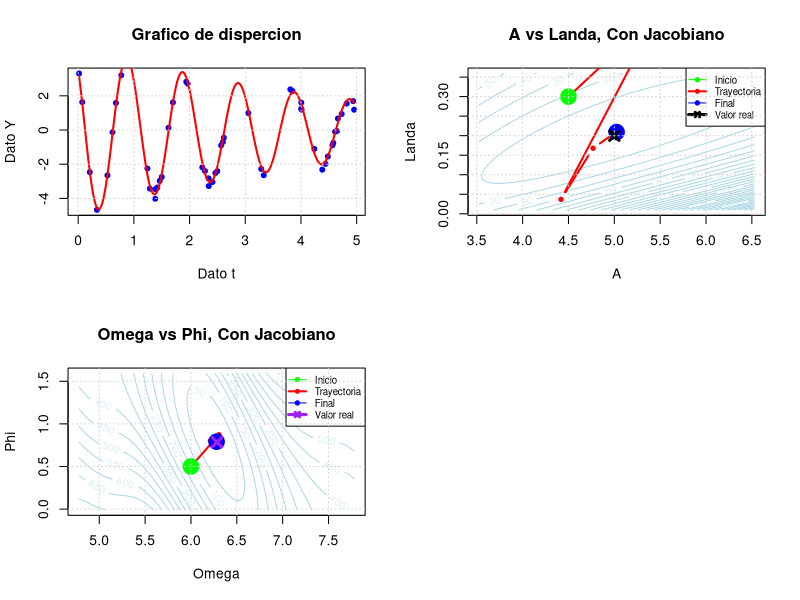

The R script that drew this image:
modelo <- function(A, landa, w, teta, t) {
  
  A * exp(-landa * t) * cos(w * t + teta)
}
#-------------------------------------------------------------------------------

funcion_Objetivo <- function(beta, t_data, y_data) {
  # parametros
  A <- beta[1]
  landa <- beta[2]
  w <- beta[3]
  teta <- beta[4]
  #-----------------------------------------------------------------------------
  
  # Nuevo Y o prediccion de Y
  y_pred <- A * exp(-landa * t_data) * cos(w * t_data + teta)
  #----------------------------------------------------------------------------
  
  #
  sum((y_data - y_pred)^2)
}
#-------------------------------------------------------------------------------
calcular_jacobiana <- function(beta, t_data) {
  # Parametros
  A <- beta[1]
  landa <- beta[2]
  w <- beta[3]
  teta <- beta[4]
  #-----------------------------------------------------------------------------
  
  # Cuantos datos hay en t_data ( un "Len" de python)
  n <- length(t_data)
  #-----------------------------------------------------------------------------
  
  # Creacion de la matriz jacobiana 
  J <- matrix(0, nrow = n, ncol = 4)
  
  for(i in 1:n) {
    # rescribiendo t e Y
    t <- t_data[i]
    
    #---------------------------------------------------------------------------
    # Predicción
    exp_term <- exp(-landa * t)
    cos_term <- cos(w * t + teta)
    sin_term <- sin(w * t + teta)
    
    #---------------------------------------------------------------------------
    # Derivadas parciales respecto a cada parámetro
    J[i, 1] <- -exp_term * cos_term              #deribada de J segun A
    J[i, 2] <- A * t * exp_term * cos_term       #deribada de J segun landa
    J[i, 3] <- A * exp_term * sin_term * t       #deribada de J segun W
    J[i, 4] <- A * exp_term * sin_term           #deribada de J segun Teta
    
  }  
  return(J)
}
#-------------------------------------------------------------------------------

calcular_r <- function(beta, t_data, y_data) {
  A <- beta[1]
  landa <- beta[2]
  w <- beta[3]
  teta <- beta[4]
  #-----------------------------------------------------------------------------
  
  # Predicciones del modelo
  y_pred <- A * exp(-landa * t_data) * cos(w * t_data + teta)
  #-----------------------------------------------------------------------------
  
  # Vector de residuos
  r <- y_data - y_pred
  
  return(r)
}
#-------------------------------------------------------------------------------

gradiente <- function(beta, t_data, y_data) {
  # Calcular Jacobiana y residuos
  J <- calcular_jacobiana(beta, t_data)
  r <- calcular_r(beta, t_data, y_data)
  #-----------------------------------------------------------------------------
  
  # Gradiente: ∇S(β) = -2·J^T·r
  grad <- 2 * t(J) %*% r
  #-----------------------------------------------------------------------------
  
  # Convertir matriz (4×1) a vector
  return(as.vector(grad))
}
#-------------------------------------------------------------------------------

hessiana <- function(beta, t_data, y_data) {
  # Calcular Jacobiana
  J <- calcular_jacobiana(beta, t_data)
  #-----------------------------------------------------------------------------
  
  # Hessiana aproximada: H ≈ 2·J^T·J
  H <- 2 * t(J) %*% J
  
  return(H)
}
#-------------------------------------------------------------------------------

# Método de Newton
newton <- function(beta_0, t_data, y_data, tol = 1e-6, max_iter = 100) {
  beta <- beta_0
  historial <- matrix(NA, nrow = max_iter + 1, ncol = 5)
  colnames(historial) <- c("iter", "A", "landa", "w", "teta")
  #-----------------------------------------------------------------------------
  
  historial[1, ] <- c(0, beta)
  
  for(k in 1:max_iter) {
    grad <- gradiente(beta, t_data, y_data)
    H <- hessiana(beta, t_data, y_data)
    #---------------------------------------------------------------------------
    
    # Resolver H * delta = -grad
    delta <- tryCatch({
      solve(H, -grad)
    }, error = function(e) {
      # Si la Hessiana es singular (signo incorrecto), usar pseudo-inversa
      MASS::ginv(H) %*% (-grad)      #ginv genera la seudo-inversa
    })
    #---------------------------------------------------------------------------
    
    beta_nuevo <- beta + delta
    historial[k + 1, ] <- c(k, beta_nuevo)
    #---------------------------------------------------------------------------
    
    # Criterio de convergencia
    if(norm(delta, type = "2") < tol) {
      cat("Convergencia alcanzada en", k, "iteraciones\n")
      return(list(
        beta = beta_nuevo,
        valor_f = funcion_Objetivo(beta_nuevo, t_data, y_data),
        iteraciones = k,
        historial = historial[1:(k+1), ]
      ))
    }
    
    beta <- beta_nuevo
  }
  #-----------------------------------------------------------------------------
  
  cat("Máximo de iteraciones alcanzado\n")
  return(list(
    beta = beta,
    valor_f = funcion_Objetivo(beta_nuevo, t_data, y_data),
    iteraciones = max_iter,
    historial = historial
  ))
}

#-------------------------------------------------------------------------------
#-------------------------------------------------------------------------------
#INT MAIN () 
# datos iniciales
set.seed(123)
A_real <- 5
landa_real <- 0.2
w_real <- 2*pi
teta_real <- pi/4
#---------------------------------------------------------------------

# Base de datos
t_data <- c(0.01585558, 0.07313676, 0.20858986, 0.33697873, 0.52537301, 0.6164369,
            0.67744082, 0.77372499, 1.24299318, 1.28798218, 1.38339642, 1.38848687,
            1.42076869, 1.46404696, 1.50057502, 1.62121603, 1.70114607, 1.94117773,
            1.96511879, 2.22784082, 2.27602643, 2.34135203, 2.34449634, 2.41064538,
            2.46308469, 2.49806005, 2.56570644, 2.59826844, 2.61573859, 3.05457166,
            3.28683793, 3.33196052, 3.80886595, 3.84728936, 4.00492237, 4.00529043,
            4.01024845, 4.23964951, 4.38247821, 4.43925851, 4.48290057, 4.56513696,
            4.58015693, 4.61305888, 4.64543839, 4.6630282, 4.73071767, 4.82119210,
            4.93766455, 4.95449219)

y_data <- c(3.30604951, 1.63304262, -2.46669298, -4.67216227, 
            -2.65183759, -0.11931208, 1.58435298, 3.20604040, -2.25300509, 
            -3.43019723, -4.02265257, -3.46359790, -3.36545235, -2.97468372, 
            -2.74451778, 0.12791535, 1.61615275, 2.82364845, 2.71400979, 
            -2.18062097, -2.39741066, -2.82599835, -3.27902725, -3.04151353, 
            -2.52012235, -2.40448523, -0.90204355, -0.69802758, -0.45049201, 
            0.99303212, -2.27801465, -2.64637196, 2.37675322, 2.28167791, 
            1.25167305, 1.60197788, 1.19320954, -1.10650603, -2.31930834, 
            -1.98134768, -1.55041113, -0.89272659, -0.75329989, -0.09842116, 
            -0.05934957, 0.67373312, 0.93814889, 1.54737425, 1.69100012,
            1.18712468)
#-------------------------------------------------------------------------------

#-----------------------------------------------------------------------
#PRUEBA
#y_data <- modelo(5, 0.2, 2*pi, pi/4, t_data) + rnorm(50, 0, 0.2)
#-----------------------------------------------------------------------
# Valores iniciales
beta0 <- c(4.5, 0.3, 6.0, 0.5)
# Ejecutar método de Newton
resultado <- newton(beta0, t_data, y_data)
#-----------------------------------------------------------------------
# VISUALIZACIÓN DE RESULTADOS
par(mfrow = c(2, 2))

# 1. Grafico 1
plot(t_data, y_data, pch = 20, col = "blue", cex = 1.2,
     xlab = "Dato t", ylab = "Dato Y", 
     main = "Grafico de dispercion")
t_plot <- seq(min(t_data), max(t_data), length.out = 200)

y_ajustado <- modelo(resultado$beta[1], resultado$beta[2], 
                     resultado$beta[3], resultado$beta[4], t_plot)

lines(t_plot, y_ajustado, col = "red", lwd = 2)

#legend("topright", legend = c("Datos experimentales", "Modelo ajustado"), 
#       col = c("blue", "red"), pch = c(20, NA), lty = c(NA, 1), lwd = c(1, 2))
grid()

#--------------------
#-----------------------------------------------------------------------

# 2. Grafico 2 curva de nivel A y landa

# Crear rangos alrededor de los valores óptimos
A_seq <- seq(resultado$beta[1] - 1.5, resultado$beta[1] + 1.5, length.out = 60)

landa_seq <- seq(min(0.01, resultado$beta[2] - 0.15), 
                 resultado$beta[2] + 0.15, length.out = 60)

# Fijar w y teta en sus valores óptimos
w_fijo <- resultado$beta[3]
teta_fijo <- resultado$beta[4]

# Calcular función objetivo para cada combinación de A y landa
Z_A_landa <- matrix(NA, nrow = length(A_seq), ncol = length(landa_seq))

# Para cada combinación (A, landa), calcular el error
for(i in 1:length(A_seq)) {
  for(j in 1:length(landa_seq)) {
    beta_temp <- c(A_seq[i], landa_seq[j], w_fijo, teta_fijo)
    Z_A_landa[i, j] <- funcion_Objetivo(beta_temp, t_data, y_data)
  }
}

# Graficar curvas de nivel
contour(A_seq, landa_seq, Z_A_landa, 
        nlevels = 25, 
        col = "lightblue",
        xlab = "A", 
        ylab = "Landa",
        main = "A vs Landa, Con Jacobiano")

# trayectoria
if(!is.null(resultado$historial)) {
  lines(resultado$historial[, "A"], 
        resultado$historial[, "landa"], 
        col = "red", lwd = 2, type = "b", pch = 20, cex = 0.8)
  
  # Punto inicial
  points(beta0[1], beta0[2], pch = 19, col = "green", cex = 2.5)
  
  # Punto final
  points(resultado$beta[1], resultado$beta[2], pch = 19, col = "blue", cex = 2.5)
  
  # Valor verdadero
  points(A_real, landa_real, pch = 4, col = "black", cex = 1.5, lwd = 3)
}
legend("topright", 
       legend = c("Inicio", "Trayectoria", "Final", "Valor real"),
       col = c("green", "red", "blue", "black"),
       pch = c(19, 20, 19, 4),
       lwd = c(1, 2, 1, 3),
       cex = 0.7)
grid()

#--------------------
#-----------------------------------------------------------------------
# 3. Grafico 3 curva de nivel W y teta

# Crear rangos alrededor de los valores óptimos
w_seq <- seq(resultado$beta[3] - 1.5, resultado$beta[3] + 1.5, length.out = 60)

teta_seq <- seq(resultado$beta[4] - 0.8, resultado$beta[4] + 0.8, length.out = 60)

# Fijar A y landa en sus valores óptimos
A_fijo <- resultado$beta[1]
landa_fijo <- resultado$beta[2]

# Calcular función objetivo para cada combinación de W y Teta
Z_w_teta <- matrix(NA, nrow = length(w_seq), ncol = length(teta_seq))

# Para cada combinación (W, Teta), calcular el error
for(i in 1:length(w_seq)) {
  for(j in 1:length(teta_seq)) {
    beta_temp <- c(A_fijo, landa_fijo, w_seq[i], teta_seq[j])
    Z_w_teta[i, j] <- funcion_Objetivo(beta_temp, t_data, y_data)
  }
}

# Graficar curvas de nivel
contour(w_seq, teta_seq, Z_w_teta, 
        nlevels = 25, 
        col = "lightblue",
        xlab = "Omega", 
        ylab = "Phi",
        main = "Omega vs Phi, Con Jacobiano")

# trayectoria
if(!is.null(resultado$historial)) {
  lines(resultado$historial[, "w"], 
        resultado$historial[, "teta"], 
        col = "red", lwd = 2, type = "b", pch = 20, cex = 0.8)
  
  # Punto inicial
  points(beta0[3], beta0[4], pch = 19, col = "green", cex = 2.5)
  
  # Punto final
  points(resultado$beta[3], resultado$beta[4], pch = 19, col = "blue", cex = 2.5)
  
  # Valor verdadero
  points(w_real, teta_real, pch = 4, col = "purple", cex = 1.5, lwd = 3)
}

legend("topright", 
       legend = c("Inicio", "Trayectoria", "Final", "Valor real"),
       col = c("green", "red", "blue", "purple"),
       pch = c(19, 20, 19, 4),
       lwd = c(1, 2, 1, 3),
       cex = 0.7)
grid()
# Crear rangos alrededor de los valores óptimos
#--------------------
#-----------------------------------------------------------------------

cat("\n=== RESULTADOS Con JACOBIANO===\n")
cat("A obtenido     =",resultado$beta[1],"   y A buscado    =",A_real,"\n")
cat("Landa obtenido =",resultado$beta[2],"   y Landa buscad =",landa_real,"\n")
cat("W obtenido     =",resultado$beta[3],"  y W buscado    =",w_real,"\n")
cat("teta obtenido  =",resultado$beta[4],"   y teta buscado =",teta_real,"\n")
cat("Iteraciones necesarias = ",resultado$iteraciones,"\n")
cat("Valor de la Funcion(β) =", resultado$valor_f, "\n")